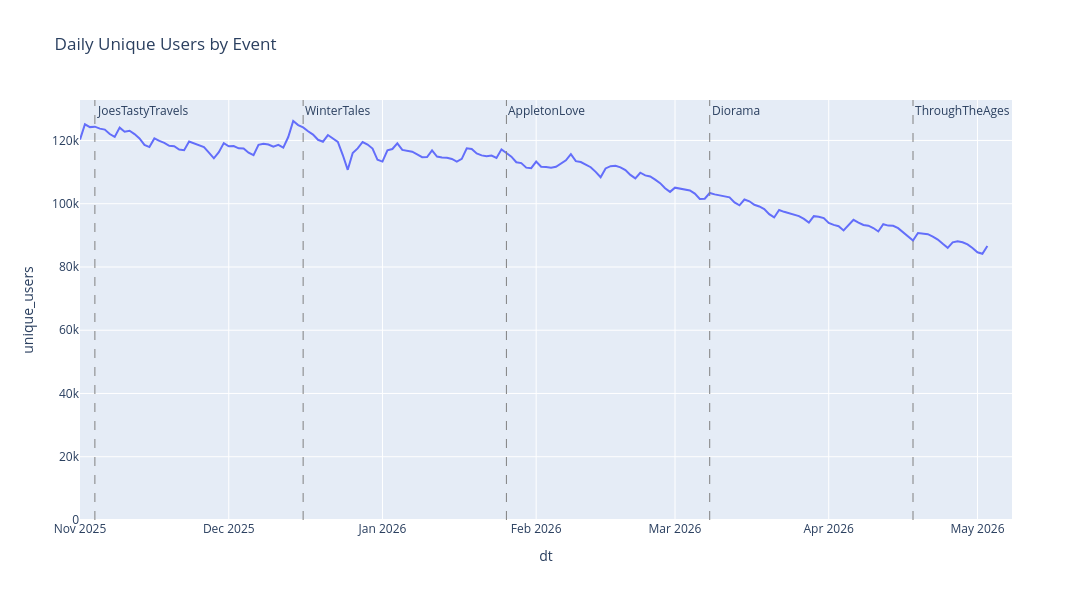

Notebook code cell kept with this figure:
### Code cell
# hide-output
fig = px.line(daily_users, 
              x='dt', 
              y='unique_users',
              title='Daily Unique Users by Event',
              width=1200,
              height=600,
              hover_data={'unique_users': True})

fig = add_vlines_to_figure(fig, vlines_events)

fig.update_yaxes(rangemode='tozero')
fig.show()

### Figure 1 — Plotly figure (JSON) as saved in the notebook; plotly's stock layout.template omitted (floating-point values rounded to 4 significant figures; data arrays with more than 128 entries replaced by an {"elided": "..."} marker saying what was removed)
{"data": [{"hovertemplate": "dt=%{x}<br>unique_users=%{y}<extra></extra>", "legendgroup": "", "line": {"color": "#636efa", "dash": "solid"}, "marker": {"symbol": "circle"}, "mode": "lines", "name": "", "orientation": "v", "showlegend": false, "type": "scatter", "x": {"elided": "184 str values"}, "xaxis": "x", "y": {"elided": "184 int values"}, "yaxis": "y"}], "layout": {"annotations": [{"showarrow": false, "text": "JoesTastyTravels", "x": 1762214400000, "xanchor": "left", "xref": "x", "y": 1, "yanchor": "top", "yref": "y domain"}, {"showarrow": false, "text": "WinterTales", "x": 1765843200000, "xanchor": "left", "xref": "x", "y": 1, "yanchor": "top", "yref": "y domain"}, {"showarrow": false, "text": "AppletonLove", "x": 1769385600000, "xanchor": "left", "xref": "x", "y": 1, "yanchor": "top", "yref": "y domain"}, {"showarrow": false, "text": "Diorama", "x": 1772928000000, "xanchor": "left", "xref": "x", "y": 1, "yanchor": "top", "yref": "y domain"}, {"showarrow": false, "text": "ThroughTheAges", "x": 1776470400000, "xanchor": "left", "xref": "x", "y": 1, "yanchor": "top", "yref": "y domain"}], "height": 600, "legend": {"tracegroupgap": 0}, "shapes": [{"line": {"color": "gray", "dash": "dash", "width": 1}, "type": "line", "x0": 1762214400000, "x1": 1762214400000, "xref": "x", "y0": 0, "y1": 1, "yref": "y domain"}, {"line": {"color": "gray", "dash": "dash", "width": 1}, "type": "line", "x0": 1765843200000, "x1": 1765843200000, "xref": "x", "y0": 0, "y1": 1, "yref": "y domain"}, {"line": {"color": "gray", "dash": "dash", "width": 1}, "type": "line", "x0": 1769385600000, "x1": 1769385600000, "xref": "x", "y0": 0, "y1": 1, "yref": "y domain"}, {"line": {"color": "gray", "dash": "dash", "width": 1}, "type": "line", "x0": 1772928000000, "x1": 1772928000000, "xref": "x", "y0": 0, "y1": 1, "yref": "y domain"}, {"line": {"color": "gray", "dash": "dash", "width": 1}, "type": "line", "x0": 1776470400000, "x1": 1776470400000, "xref": "x", "y0": 0, "y1": 1, "yref": "y domain"}], "title": {"text": "Daily Unique Users by Event"}, "width": 1200, "xaxis": {"anchor": "y", "domain": [0, 1], "title": {"text": "dt"}}, "yaxis": {"anchor": "x", "domain": [0, 1], "rangemode": "tozero", "title": {"text": "unique_users"}}}}
